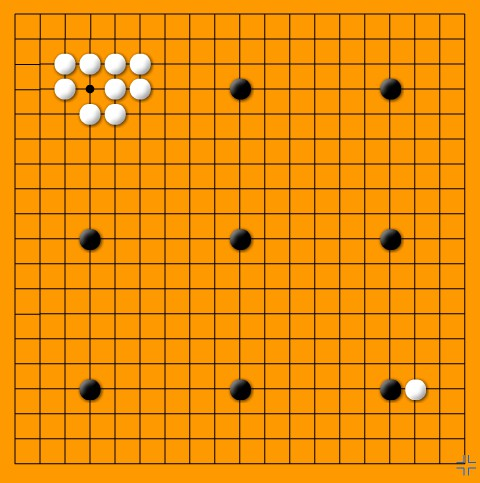
#> input picture day03/img/weiqi.jpg, 480 x 483 px
$ jupyter execute Hough_transform.ipynb
#> lines starting #> are read from the running program, lines starting #| are printed output that depends on the picture; after the words box and inside, x2 and y2 are one past the last pixel; in counts of white or black regions, pixels touching at a corner belong together
# 霍夫变换
## 霍夫直线变换

[cell 1]
import cv2 as cv
import numpy as np
import matplotlib.pyplot as plt
def imshow(img):
    img = cv.cvtColor(img,cv.COLOR_BGR2RGB)
    plt.imshow(img)

[cell 2]
img = cv.imread("img/weiqi.jpg")
#> img is the input picture: shape (483, 480, 3); mean B, G, R 9, 141.8, 232.4
gray = cv.cvtColor(img,cv.COLOR_BGR2GRAY)
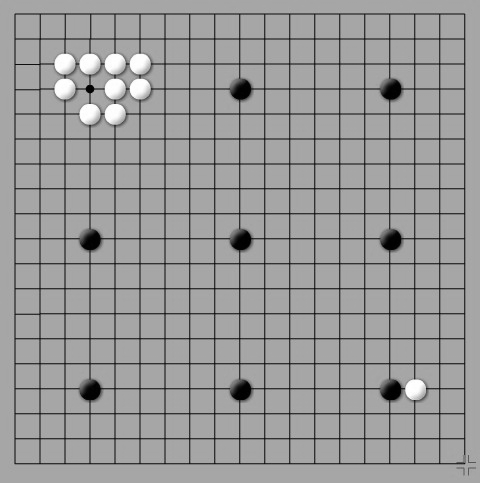
#> gray: shape (483, 480); min 0, max 255, mean 153.8
plt.imshow(gray,cmap="gray")

[cell 3]
# 二值图
thresh,binary = cv.threshold(gray,0,255,cv.THRESH_BINARY_INV | cv.THRESH_OTSU)
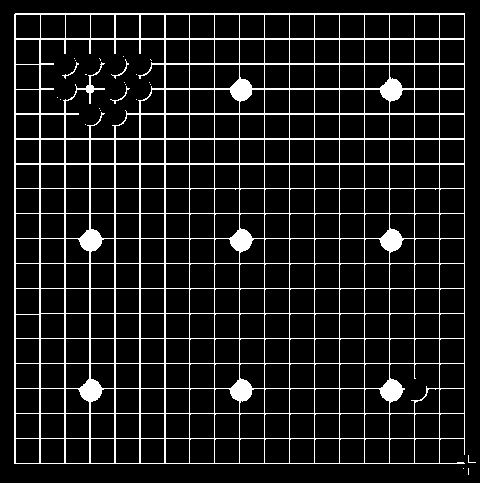
#> binary: shape (483, 480); 10.8% white in thin lines or dots
#> thresh = 113
plt.imshow(binary,cmap="gray")

[cell 4]
# 霍夫直线检测
rho = 1 # 距离分辨率，查找像素位置的步长
theta = np.pi/180 # 弧度
threshold = 10 # 返回的直线，至少包含10个像素点
lines = cv.HoughLinesP(binary,rho,theta,threshold,minLineLength=1,maxLineGap=3)
#> lines = 157 rows, first 6: [14, 263, 464, 263], [140, 463, 140, 100], [165, 463, 165, 13], [314, 463, 314, 13], [239, 463, 239, 13], [39, 463, 39, 38]
for line in lines:
    x1,y1,x2,y2 = line[0]
    cv.line(img,(x1,y1),(x2,y2),(0,255,0),2)
#> this loop made 157 passes
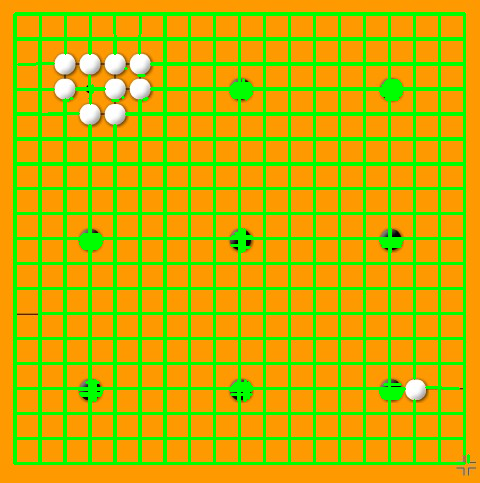
#> img: shape (483, 480, 3); mean B, G, R 5.5, 177.7, 193
imshow(img)

## 霍夫圆

[cell 5]
img = cv.imread("img/weiqi.jpg")
gray = cv.cvtColor(img,cv.COLOR_BGR2GRAY)
method = cv.HOUGH_GRADIENT # 检测算法
#> method = 3
dp = 1 # 步长
minDist = 10 # 圆心之间最小的距离
param1 = 70 # canny边缘检测算法的高通阈值
param2 = 30 # 累加器阈值，一个圆至少要包含30个点
minRadius = 0 # 最小半径
maxRadius = 20 # 最大半径
circles = cv.HoughCircles(gray,method,dp,minDist,param1=param1,param2=param2,minRadius=minRadius,maxRadius=maxRadius)
#> circles = 18 rows, first 8: [64.5, 63.5, 10.5], [64.5, 88.5, 10.5], [390.5, 389.5, 11], [390.5, 239.5, 11], [240.5, 389.5, 11], [240.5, 239.5, 11], [89.5, 239.5, 10.5], [138.5, 87.5, 13.8]

[cell 6]
dst = img.copy()
for circle in circles[0]:
    x,y,r = np.intp(circle)
    cv.circle(dst,(x,y),r,(0,0,255),2)
#> this loop made 18 passes
#> (circle, x, y, r) on passes 1 to 12: ([64.5, 63.5, 10.5], 64, 63, 10), ([64.5, 88.5, 10.5], 64, 88, 10), ([390.5, 389.5, 11], 390, 389, 11), ([390.5, 239.5, 11], 390, 239, 11), ([240.5, 389.5, 11], 240, 389, 11), ([240.5, 239.5, 11], 240, 239, 11), ([89.5, 239.5, 10.5], 89, 239, 10), ([138.5, 87.5, 13.8], 138, 87, 13), ([115.5, 64.5, 11.4], 115, 64, 11), ([240.5, 88.5, 11.4], 240, 88, 11), ([415.5, 390.5, 11.6], 415, 390, 11), ([114.5, 88.5, 11], 114, 88, 11)
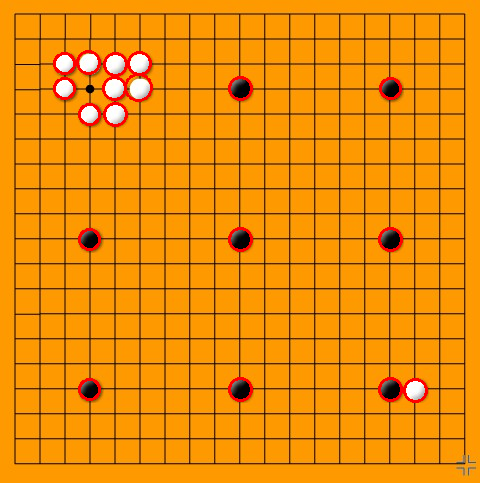
#> dst: shape (483, 480, 3); 1.54% of pixels changed, all inside (x1, y1, x2, y2) = (53, 50, 428, 403)
imshow(dst)
